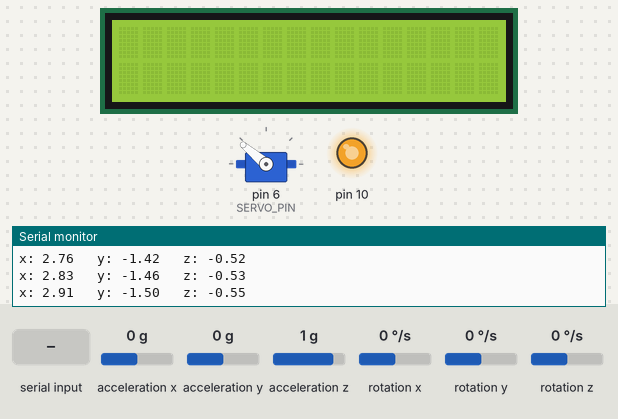
This sketch was run on a simulated Arduino Uno, built with avr-gcc and run on an emulated ATmega328P. Parts: servo, 16×2 character LCD, output pins drawn as LEDs (lit = HIGH), the last lines printed to the serial monitor. Wiring (inferred from the names in the program): MPU-6050 motion sensor at I2C address 0x68. The test bench sets the inputs (shaded band); at power-on: rotation z 0 °/s, acceleration x 0 g, acceleration y 0 g, acceleration z 1 g, rotation x 0 °/s, rotation y 0 °/s.

Above: at 1.2 s.
1.3 s: rotation z set to 100 °/s
At 3.9 s:
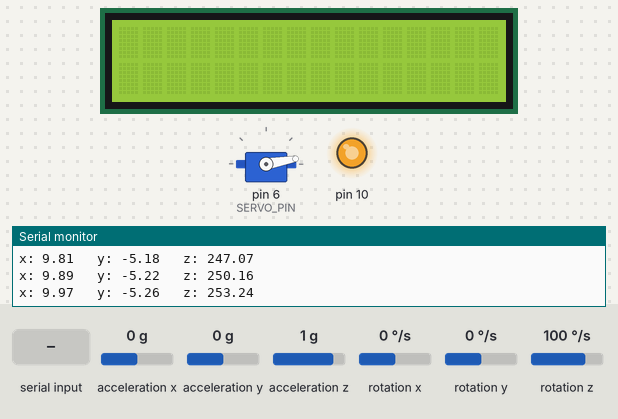
4.2 s: "z90\n" received over Serial
6.5 s: "200\n" received over Serial
At 7.6 s:
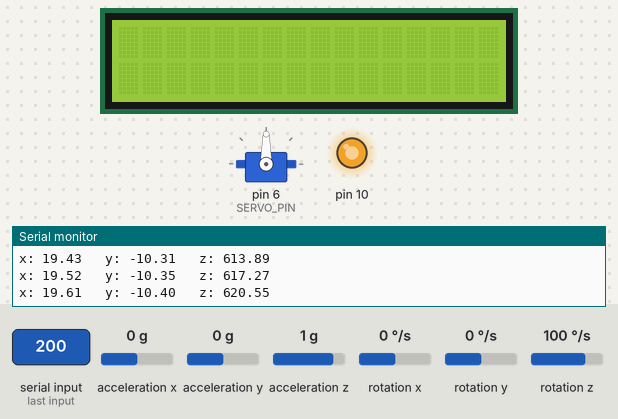
8.1 s: rotation z set to -192 °/s
At 10.5 s:
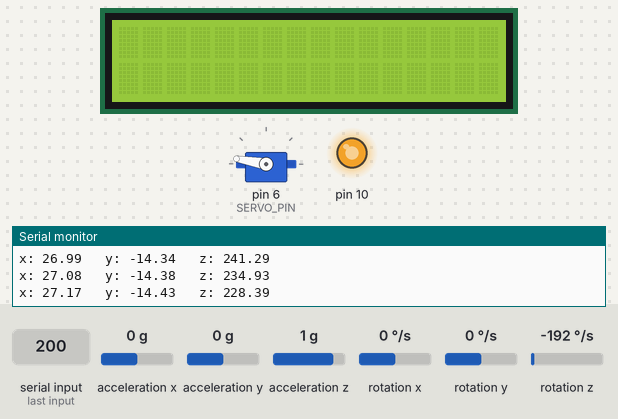
12.7 s: "30,150\n" received over Serial
At 13.5 s:
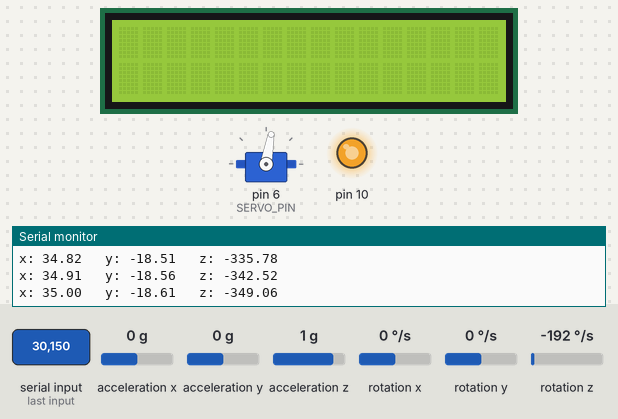
Timing chart, 0 to 15.7 s (numbered marks = the images above; inputs shaded):
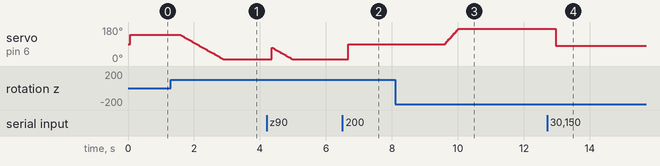

Measured:
- after the input at 1.3 s, servo on pin 6 (SERVO_PIN): moves from 140° to 10° over 1.3 s, starting after 0.27 s
- after the input at 6.5 s, servo on pin 6 (SERVO_PIN): 10° → 90° after 0.17 s
- after the input at 8.1 s, servo on pin 6 (SERVO_PIN): moves from 90° to 170° over 0.40 s, starting after 1.5 s
- after the input at 12.7 s, servo on pin 6 (SERVO_PIN): 170° → 80° after 0.26 s

The sketch:

trial_project.ino
```cpp
#include <Wire.h>
#include <Servo.h>
#include <LiquidCrystal.h>


Servo servo;
const int SERVO_PIN = 6;
const int SERVO_OFFSET = 15;

//LCD Pins
const int REG_SELECT_PIN = 12, ENABLE = 11;
const int d4 = 5, d5 = 4, d6 = 3, d7 = 2;

LiquidCrystal lcd(REG_SELECT_PIN, ENABLE, d4, d5, d6, d7);

const byte num_chars = 32;
char recieved_chars[num_chars];   // an array to store the received data

boolean new_data = false;

int data_as_num = 0;

const int MPU = 0x68;  // MPU6050 I2C address
float accel_x, accel_y, accel_z;
float raw_angle_x, raw_angle_y, raw_angle_z;
float accel_angle_x, accel_angle_y, angle_x, angle_y, gyroAngleZ;
float roll, pitch, yaw;
float elapsed_time, curr_time, prev_time;

int alt_angle; // Accel Angle

int user_angle = 90;
float angle_offset = 0;
float angle_offset_alt = 0;

int target_angle = 0;

// Need to set Serial Monitor to New Line and 9600 baud for input and outout

void setup() {
  Serial.begin(9600);

  Wire.begin();                 // Initialize comunication
  Wire.beginTransmission(MPU);  // Start communication with MPU6050 // MPU=0x68
  Wire.write(0x6B);             // Talk to the register 6B
  Wire.write(0x00);             // Make reset - place a 0 into the 6B register
  Wire.endTransmission(true);   //end the transmission

  // Setup servo
  pinMode(SERVO_PIN, OUTPUT);
  servo.attach(SERVO_PIN);

  ProcessGyro();
  CalculateAngle();
  ZeroSensors();

  // Setup LCD
  analogWrite(10, 225);
  lcd.begin(16, 2);

  Serial.println("Start");
}

void loop() {  //0x68
  lcd.clear();

  ProcessInput();
  ProcessGyro();

  // alt_angle = map((AccY * 100), -100, 100, 180, 0); // Map acceleration values to degrees

  CalculateAngle();


  servo.write(target_angle - SERVO_OFFSET);
}

// Update the LCD to have angle information printed onto it
void UpdateLCD() {
  lcd.setCursor(0, 0);
  lcd.print(String(target_angle) + " " + angle_offset);
  lcd.setCursor(12, 0);
  lcd.print(user_angle);
  lcd.setCursor(0, 1);
  lcd.print("p:" + String(pitch) + " y:" + String(yaw));
}

// Communicate with the MPU6050 via I2C to read its acceleration and angle values
void ProcessGyro() {
  Wire.beginTransmission(MPU);
  Wire.write(0x3B);  // Start with register 0x3B (ACCEL_XOUT_H)
  Wire.endTransmission(false);
  Wire.requestFrom(MPU, 6, true);  // Read 6 registers total, each axis value is stored in 2 registers

  //For a range of +-2g, we need to divide the raw values by 16384, according to the datasheet
  accel_x = (Wire.read() << 8 | Wire.read()) / 16384.0;  // X-axis value
  accel_y = (Wire.read() << 8 | Wire.read()) / 16384.0;  // Y-axis value
  accel_z = (Wire.read() << 8 | Wire.read()) / 16384.0;  // Z-axis value

  // Calculating Roll and Pitch from the accelerometer data
  accel_angle_x = (atan(accel_y / sqrt(pow(accel_x, 2) + pow(accel_z, 2))) * 180 / PI) - 0.58;
  accel_angle_y = (atan(-1 * accel_x / sqrt(pow(accel_y, 2) + pow(accel_z, 2))) * 180 / PI) + 1.58;

  // === Read gyroscope data === //
  prev_time = curr_time;                         // Previous time is stored before the actual time read
  curr_time = millis();                             // Current time actual time read
  elapsed_time = (curr_time - prev_time) / 1000;  // Divide by 1000 to get seconds

  Wire.beginTransmission(MPU);
  Wire.write(0x43);  // Gyro data first register address 0x43
  Wire.endTransmission(false);
  Wire.requestFrom(MPU, 6, true);                    // Read 4 registers total, each axis value is stored in 2 registers
  raw_angle_x = (Wire.read() << 8 | Wire.read()) / 131.0;  // For a 250deg/s range we have to divide first the raw value by 131.0, according to the datasheet
  raw_angle_y = (Wire.read() << 8 | Wire.read()) / 131.0;
  raw_angle_z = (Wire.read() << 8 | Wire.read()) / 131.0;

  // Correct the outputs with error offset values
  raw_angle_x += 2.72;
  raw_angle_y -= 1.45;
  raw_angle_z -= 0.485;

  // Currently the raw values are in degrees per seconds, deg/s, so we need to multiply by sendonds (s) to get the angle in degrees
  angle_x = angle_x + raw_angle_x * elapsed_time;  // deg/s * s = deg
  angle_y = angle_y + raw_angle_y * elapsed_time;
  yaw = yaw + raw_angle_z * elapsed_time;

  // Complementary filter - combine acceleromter and gyro angle values
  roll = 0.96 * angle_x + 0.04 * accel_angle_x;
  pitch = 0.96 * angle_y + 0.04 * accel_angle_y;

  Serial.println("x: " + String(roll) + " \ty: " + String(pitch) + " \tz: " + String(yaw));
}

// Use the yaw value from the Gyro to calculate the desired angle
void CalculateAngle() {
  // Add an offset to the raw yaw value to have initial value equal 90
  target_angle = (yaw + angle_offset);

  CheckAngle();

  // If the desired angle is less than 90 add the difference between the desired angle and 90
  // Otherwise subtract the differnece between 90 and the desired angle
  if(user_angle < 90) {
    target_angle += (90 - user_angle);
  } else {
    target_angle -= (user_angle - 90);
  }

  // Reverse the target angle for the servo
  target_angle = 90 + (90 - target_angle);

  CheckAngle();
}

// Prevents the target angle from reaching too high of a value
void CheckAngle() {
  target_angle = (target_angle > 185) ? 185 : (target_angle < 25) ? 25
                                                                  : target_angle;
}

// Helper method for Serial Monitor input
void ProcessInput() {
  RecieveWithEndMarker();
  SetAngle();
  ZeroSensors();
}

// Reads the input from the Serial monitor
void RecieveWithEndMarker() {
    static byte ndx = 0;
    char end_marker = '\n';
    char rc;

    if (Serial.available() > 0) {
        rc = Serial.read();

        if (rc != end_marker) {
            recieved_chars[ndx] = rc;
            ndx++;
            if (ndx >= num_chars) {
                ndx = num_chars - 1;
            }
        }
        else {
            recieved_chars[ndx] = '\0'; // terminate the string
            ndx = 0;
            new_data = true;
        }
    }
}

// Set angle if input is available and not the letter z
void SetAngle() {
  if(new_data && recieved_chars[0] != 'z') {
    user_angle = 0;
    user_angle = atoi(recieved_chars);
    Serial.println("New angle: " + String(recieved_chars));
    new_data = false;
  }
}

// Set angle offsets if input is availble and is the letter z
void ZeroSensors() {
  if(new_data && recieved_chars[0] == 'z') {
    if (alt_angle < 90) {
      angle_offset_alt = 90.0 - alt_angle;
    } else {
      angle_offset_alt = (-1.0 * alt_angle) + 90;
    }
    if (yaw < 90) {
      angle_offset = 90.0 - yaw;
    } else {
      angle_offset = (-1.0 * yaw) + 90;
    }
    Serial.println(String(angle_offset) + ", " + String(angle_offset_alt) + " Zeroed");
    new_data = false;
  }
}
```
